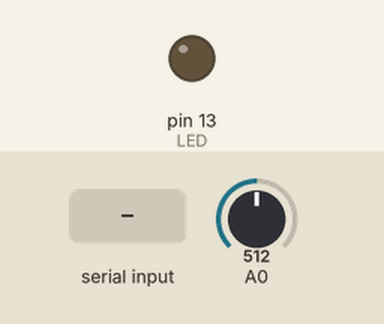
This sketch was run on a simulated Arduino Uno, built with avr-gcc and run on an emulated ATmega328P. On the bench: output pins drawn as LEDs (lit = HIGH). The inputs (shaded band) are chosen by the test bench; at power-on: A0 = 512. What the sketch prints to the serial monitor is not drawn.

Above: at 1.2 s.
1.3 s: "p" received over Serial
At 2.1 s:
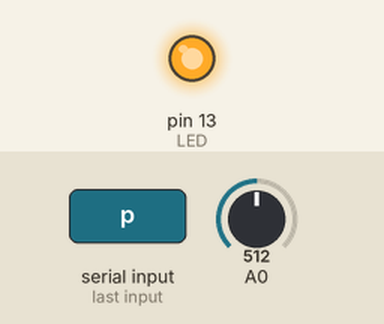
2.8 s: "a" received over Serial
At 3.4 s:
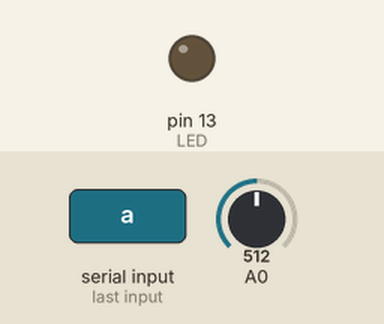
Timing chart, 0 to 5.8 s (numbered marks = the images above; inputs shaded):
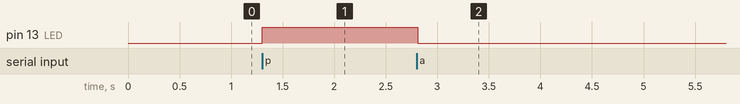

Measured:
- after the input at 1.3 s, pin 13 (LED): LOW → HIGH at once
- after the input at 2.8 s, pin 13 (LED): HIGH → LOW at once

The sketch:

3-03_mandar-recibir.ino
```cpp
int LED = 13;
int pot = 0;

void setup() {
  pinMode(LED,OUTPUT);
  Serial.begin(9600);
}

void loop() {
  if (Serial.available() > 0){ // Verifica si hay datos disponibles para leer del puerto serial
    char dato = Serial.read();
    if(dato == 'p'){
      digitalWrite(LED,HIGH);
    }
    if(dato == 'a'){
      digitalWrite(LED,LOW);
    }
  }
  else{
    pot = analogRead(0);
    Serial.println(pot);
    delay(100);
  }
}
```
